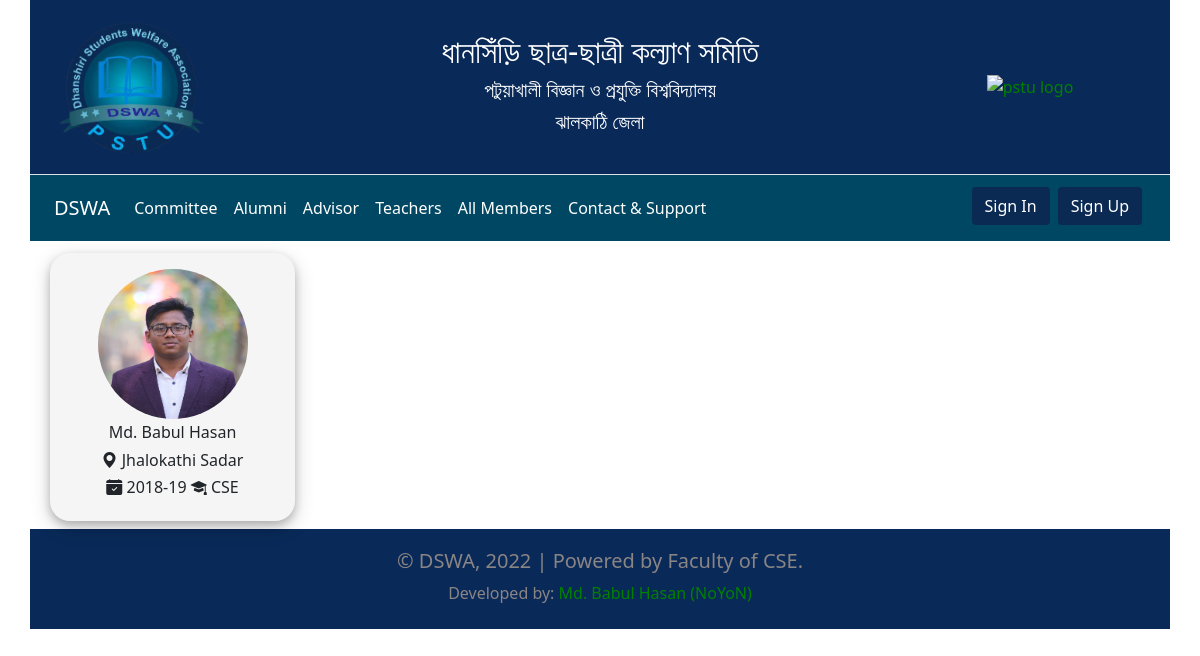
The page /committee on the database as committed earlier.
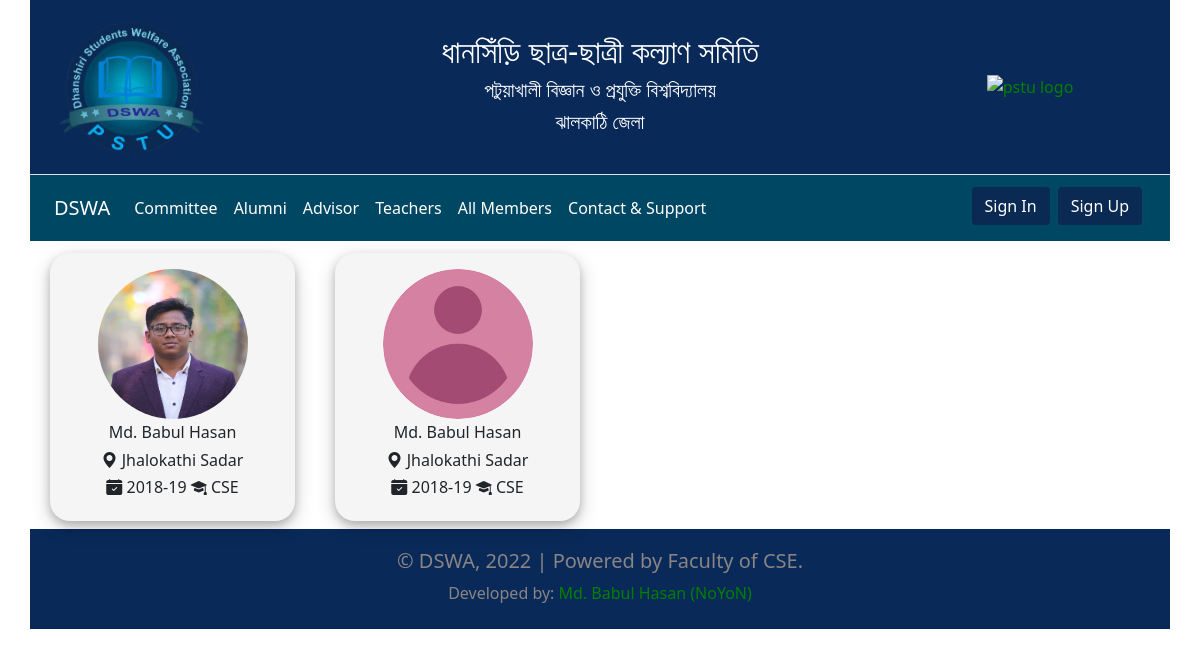
The same page on the database as committed later.
### APP_Member/models.py (models this page shows, shortened)
class Student(models.Model):
    Faculty = [
        ('CSE', 'CSE'),
        ('Agri', 'Agriculture'),
        ('BBA', 'BBA'),
        ('Fisheries', 'Fisheries'),
        ('ESDM', 'ESDM'),
        ('LLA', 'LLA'),
    ]
    Gender = [
        ('Male', 'Male'),
        ('Female', 'Female'),
        ('Others', 'Others'),
    ]
    Upazila = [
        ('Jhalokathi Sadar', 'Jhalokathi Sadar'),
        ('Nalcity', 'Nalcity'),
        ('Rajapur', 'Rajapur'),
        ('Kathalia', 'Kathalia'),
    ]
    Blood = [
        ('A+', 'A+'),
        ('A-', 'A-'),
        ('B+', 'B+'),
        ('B-', 'B-'),
        ('O+', 'O+'),
        ('O-', 'O-'),
        ('AB+', 'AB+'),
        ('AB-', 'AB-'),
    ]
    user = models.OneToOneField(User, on_delete=models.CASCADE)
    is_approved = models.BooleanField(default=False)
    is_alumni = models.BooleanField(default=False)
    priority = models.IntegerField(default=1000)
    designation = models.CharField(max_length=100, default="Member")
    name = models.CharField(max_length=100)
    gender = models.CharField(max_length=20, choices=Gender)
    session = models.CharField(max_length=100)
    faculty = models.CharField(max_length=100, choices=Faculty)
    upazila = models.CharField(max_length=100, choices=Upazila)
    address = models.CharField(max_length=100)
    phone = models.CharField(max_length=20, null=True, blank=True)
    blood = models.CharField(max_length=20, null=True, blank=True, choices=Blood)
    picture = models.ImageField(upload_to='profile pictures', null=True, blank=True)

### APP_Member/views.py (the view)
# urls.py: path('committee', views.committee, name='committee'),
def committee(request):
    students = Student.objects.filter(is_alumni=False).order_by('priority')
    return render(request, 'members.html', {'students': students})

### template/members.html (shortened to what this page needs)
{% extends "main.html" %}
{% load static %}
{% block content %}
    <div class="container">
        <div class="row">
            {% for student in students %}
                <div class="col-md-3">
                    <div class="members m-2 p-3 text-center profile-box">
                        {% if student.picture %}
                            <img class="img-fluid" src="{{ student.picture.url }}">
                        {% else %}
                            <img class="img-fluid" src="{% static 'image/profile.jpg' %}">
                        {% endif %}
                        <div class="mt-1">
                            {% if student.department  %}
                                <h6 class="text-bold">{{ student.name }}</h6>
                                <h6 class="text-bold">{{ student.designation }}</h6>
                                <h6 class="text-bold">{{ student.department }}</h6>
                                <h6><i class="bi bi-geo-alt-fill"></i> {{ student.upazila }} <span><i
                                        class="bi bi-mortarboard-fill"></i> {{ student.faculty }}</span></h6>
                            {% else %}
                                <h6 class="text-bold">{{ student.name }}</h6>
                                <h6><i class="bi bi-geo-alt-fill"></i> {{ student.upazila }}</h6>
                                <h6><i class="bi bi-calendar-check-fill"></i> {{ student.session }} <span><i
                                        class="bi bi-mortarboard-fill"></i> {{ student.faculty }}</span></h6>
                            {% endif %}
                        </div>
                    </div>
                </div>
            {% endfor %}
        </div>
    </div>
{% endblock %}

### template/main.html (shortened to what this page needs)
{% load static %}
<!DOCTYPE html>
<html lang="en">
<head>
    <link href="https://cdn.jsdelivr.net/npm/bootstrap@5.0.2/dist/css/bootstrap.min.css" rel="stylesheet"
>
    <link rel="stylesheet" href="https://cdn.jsdelivr.net/npm/bootstrap-icons@1.7.2/font/bootstrap-icons.css">
    <link rel="stylesheet" href="{% static '/css/style.css' %}">
</head>
<body>
<div class="container top border-bottom ">
    <div class="row align-items-center p-2">
        <div class="col-sm-2">
            <a href="/"><img class="toplogo img-fluid p-2" src="{% static 'image/logo.png' %}" alt="pstu logo"></a>
        </div>
        <div class="top-text col-sm-8 py-4">
            <div class="row">
                <div class="col-sm-12 text-center">
                    <h2 class="lekha">ধানসিঁড়ি ছাত্র-ছাত্রী কল্যাণ সমিতি</h2>
                    <h5 class="text-white">পটুয়াখালী বিজ্ঞান ও প্রযুক্তি বিশ্ববিদ্যালয়</h5>
                    <h5 class="text-white">ঝালকাঠি জেলা</h5>
                </div>
            </div>
        </div>
        <div class=" col-sm-2">
            <a href="/"><img class="toplogo img-fluid" src="{% static '/image/pstulogo.png' %}" alt="pstu logo"></a>
        </div>
    </div>
</div>
<div class="menu container">
    <nav class="navbar navbar-expand-lg navbar-light box-shadow mb-1">
        <div class="container">
            <a class="navbar-brand" href="/">DSWA</a>
            <div class="collapse navbar-collapse" id="navbarNav">
                <ul class="navbar-nav">
                    <li class="nav-item">
                        <a class="nav-link" href="{% url 'committee' %}">Committee</a>
                    </li>
                    <li class="nav-item">
                        <a class="nav-link" href="{% url 'alumni' %}">Alumni</a>
                    </li>
                    <li class="nav-item">
                        <a class="nav-link" href="#">Advisor</a>
                    </li>
                    <li class="nav-item">
                        <a class="nav-link" href="{% url 'teacher' %}">Teachers</a>
                    </li>
                    <li class="nav-item">
                        <a class="nav-link" href="{% url 'members' %}">All Members</a>
                    </li>
                    <li class="nav-item">
                        <a class="nav-link" href="{% url 'contact' %}">Contact & Support</a>
                    </li>
                </ul>
                <ul class="navbar-nav ms-auto">
                    {% if user.is_authenticated %}
                        <li class="nav-item">
                            <a class="btn m-1 menubutton" href="{% url 'profile' %}">{{ user.username }}</a>
                        </li>
                        <li class="nav-item mb-1">
                            <a class="btn  m-1  menubutton" aria-current="page" href="{% url 'logout' %}">Logout</a>
                        </li>
                    {% else %}
                        <li class="nav-item">
                            <a class="btn m-1 menubutton" href="{% url 'login' %}">Sign In</a>
                        </li>
                        <li class="nav-item mb-1">
                            <a class="btn  m-1  menubutton" aria-current="page" href="{% url 'user_signup' %}">Sign Up</a>
                        </li>
                    {% endif %}
                </ul>
            </div>
        </div>
    </nav>
</div>
{% block content %}{% endblock %}
<footer class="w-100 container">
    <div class="container">
        <div class="row text-center">
            <div class="col-md-3 mb-1">
            </div>
            <div class="col-md-6 mb-1">
                <h5>© DSWA, 2022 | Powered by Faculty of CSE.</h5>
                <span>Developed by:</span>
                <a href="{% url 'contact' %}">Md. Babul Hasan (NoYoN)</a>
            </div>
            <div class="col-md-3">
            </div>
        </div>
    </div>
</footer>
</body>
</html>

### static/css/style.css (style rules this page uses)
.top { background-color: #092958; }
.toplogo { display: flex; }
.lekha { color: white; text-shadow: #092958; }
.menu { background-color: #004763; }
.navbar-light .navbar-brand { color: white; }
.navbar-light .navbar-nav .nav-link { color: white; }
a { color: green; text-decoration: none; }
footer { background-color: #092958; padding-top: 20px; padding-bottom: 20px; color: rgb(138, 133, 133); }
.menubutton { background-color: #0a2a53; color: white; }
.profile-box { border-radius: 20px; box-shadow: 0 4px 8px 0 rgba(0, 0, 0, 0.2), 0 6px 20px 0 rgba(0, 0, 0, 0.19); }
.members { background-color: whitesmoke; }
.members img { width: 150px; height: 150px; border-radius: 50%; }

Rows that differ between the two databases and show on the page:
added Student: name "Md. Babul Hasan", upazila "Jhalokathi Sadar", session "2018-19", faculty "CSE"
